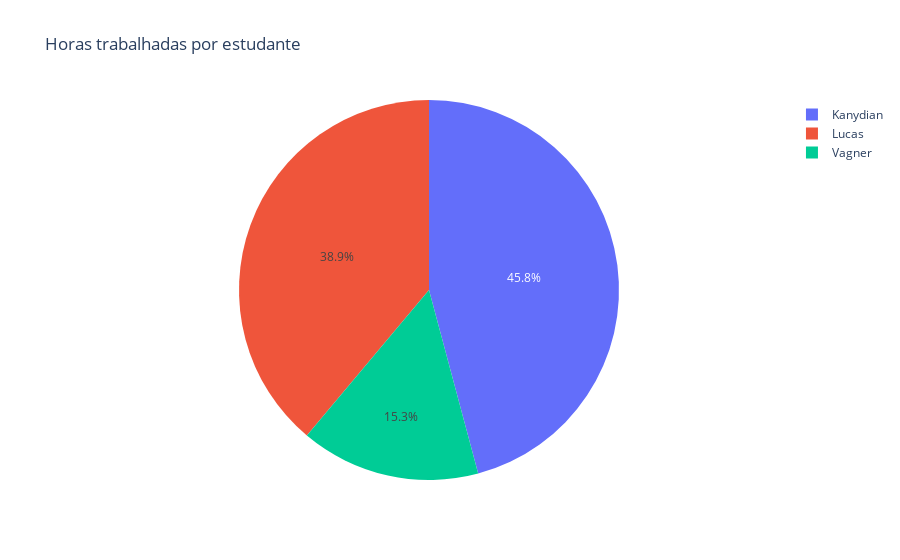

The notebook cell saved with this chart:
### Code cell
fig_total_hours = px.pie(df, values="Horas trabalhas no TCS", names="Estudante", title="Horas trabalhadas por estudante")
fig_total_hours.show()

### Figure 1 — Plotly figure (JSON) as saved in the notebook; plotly's stock layout.template omitted (floating-point values rounded to 4 significant figures)
{"data": [{"domain": {"x": [0, 1], "y": [0, 1]}, "hovertemplate": "Estudante=%{label}<br>Horas trabalhas no TCS=%{value}<extra></extra>", "labels": ["Kanydian", "Lucas", "Kanydian", "Vagner", "Vagner", "Kanydian", "Kanydian", "Kanydian", "Kanydian", "Lucas", "Vagner", "Kanydian", "Kanydian", "Kanydian", "Lucas", "Kanydian", "Kanydian", "Vagner", "Kanydian", "Kanydian", "Kanydian", "Lucas", "Kanydian", "Lucas", "Lucas", "Kanydian", "Kanydian", "Kanydian", "Kanydian", "Kanydian", "Kanydian", "Vagner", "Kanydian", "Lucas", "Vagner", "Kanydian", "Lucas", "Lucas", "Kanydian", "Kanydian", "Kanydian", "Lucas", "Lucas", "Vagner", "Kanydian", "Kanydian", "Kanydian", "Lucas", "Kanydian", "Lucas"], "legendgroup": "", "name": "", "showlegend": true, "type": "pie", "values": [1, 4, 2, 2, 2, 1, 1, 1, 4, 4, 4, 1, 1, 1, 4, 4, 3, 3, 3, 1, 2, 4, 1, 1, 5, 3, 2, 1, 3, 2, 2, 3, 3, 4, 4, 4, 4, 5, 4, 6, 1, 8, 5, 4, 2, 2, 3, 4, 1, 4]}], "layout": {"autosize": true, "legend": {"tracegroupgap": 0}, "title": {"text": "Horas trabalhadas por estudante"}}}
